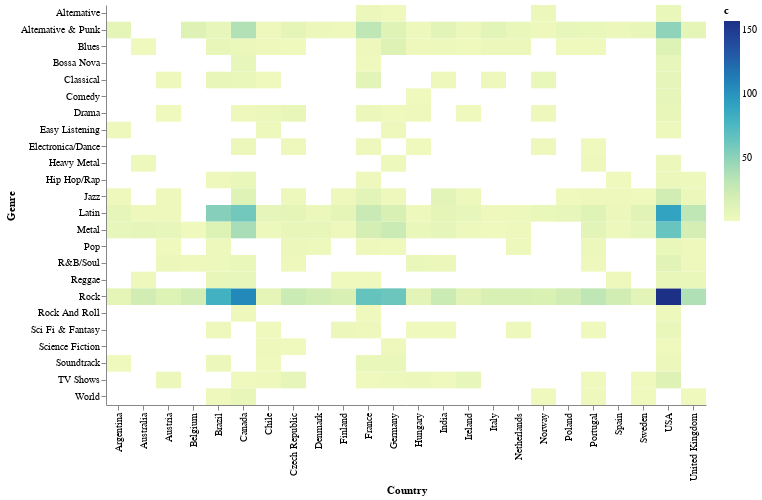

Write notebook code for a chart like this one.
### Markdown cell above
#### heatmap

Please notice that above examples directly use the specs from vega-lite example gallery without any modification, you can just find the spec you want and use it in your code.

And as the specs are just plain json files, it's easy to adapt to our needs. Let's use heatmap as an example to show which genre is most popular in each country.

### Code cell
%VEGA-LITE rect_category_heatmap.vl.json 
select i.BillingCountry as Country, g.name as Genre, count(1) as c
from invoice i 
    inner join InvoiceLine il on i.InvoiceId=il.InvoiceId 
    inner join track t on t.TrackId=il.TrackId 
    inner join genre g on g.GenreId=t.GenreId
group by 1,2

### Figure 1 — Vega-Lite specification as saved in the notebook (floating-point values rounded to 4 significant figures; data arrays with more than 128 entries replaced by an {"elided": "..."} marker saying what was removed)
{"$schema": "https://vega.github.io/schema/vega-lite/v4.json", "config": {"view": {"stroke": "transparent"}}, "data": {"values": {"elided": "238 records"}}, "encoding": {"color": {"field": "c", "type": "quantitative"}, "x": {"field": "Country", "type": "nominal"}, "y": {"field": "Genre", "type": "nominal"}}, "height": 400, "mark": "rect", "width": 600}
